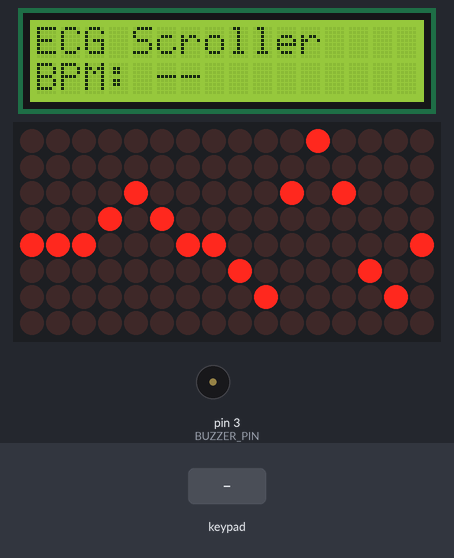
A sketch run on a simulated Arduino Uno, built with avr-gcc and run on an emulated ATmega328P. Shown: 16×2 character LCD, 16×8 LED matrix, buzzer (waves = sounding). The test bench sets the inputs (shaded band).

Above: at 1.22 s.
1.3 s: key '1' pressed
4.3 s: keypad keys 1 2 pressed 0.4 s apart
At 4.37 s:
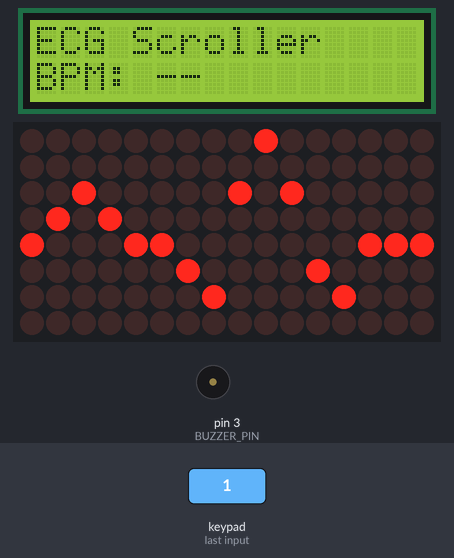
6.6 s: key '2' pressed
At 6.99 s:
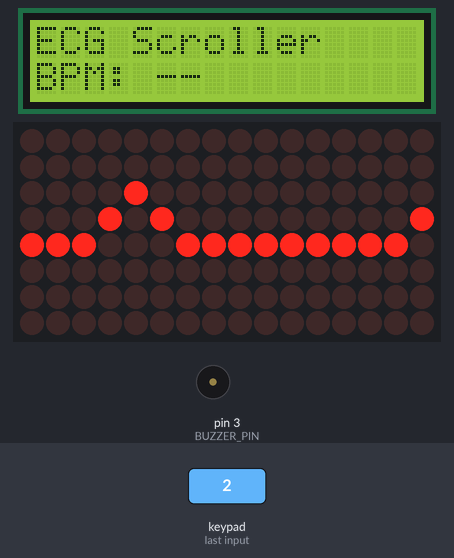
8.4 s: keypad keys 2 5 pressed 0.4 s apart
At 8.8 s:
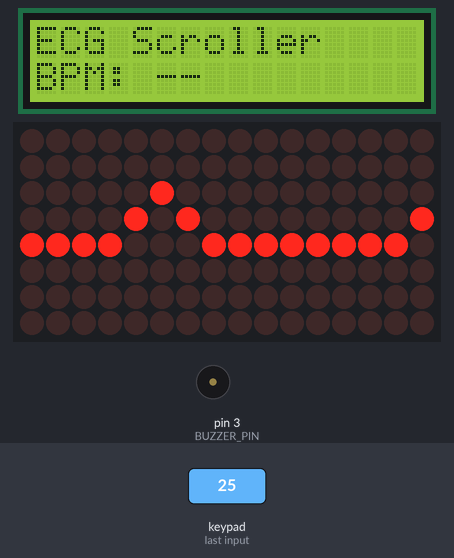
10.7 s: keypad keys 2 5 # pressed 0.4 s apart
At 10.81 s:
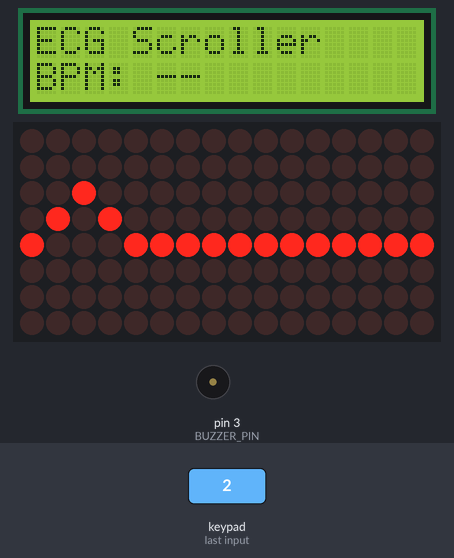
13.4 s: keypad keys 2 5 * pressed 0.4 s apart
At 13.42 s:
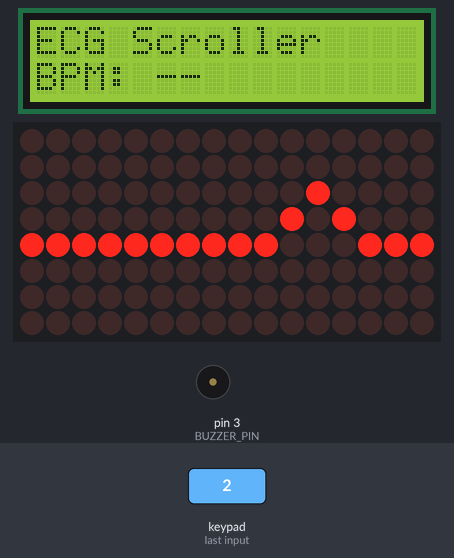
Timing chart, 0 to 17.1 s (numbered marks = the images above; inputs shaded):
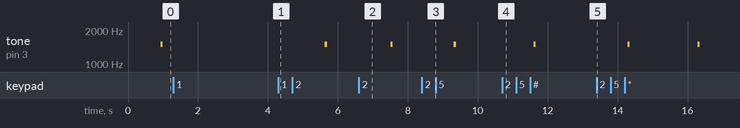

Measured:
- after the input at 1.3 s, tone on pin 3 (BUZZER_PIN): stays silent (without the input it goes to 1500 Hz after 1.7 s)
- after the input at 4.3 s, tone on pin 3 (BUZZER_PIN): silent → 1500 Hz after 1.3 s, → silent 0.06 s later; the display: changes after 0.06 s (image 1)
- after the input at 6.6 s, the display: first differs from a run without the input after 0.38 s (image 2)
- after the input at 8.4 s, the display: first differs from a run without the input after 0.39 s (image 3)
- after the input at 10.7 s, the display: first differs from a run without the input after 0.10 s (image 4)
- after the input at 13.4 s, the display: changes at once (image 5)

The sketch:

ECG_scroller_keypad.ino
```cpp
#include <LedControl.h>
#include <LiquidCrystal.h>
#include <Keypad.h>

// PIN ASSIGNMENTS
#define DIN_PIN     12
#define CLK_PIN     11
#define CS_PIN      10
#define BUZZER_PIN  3

LiquidCrystal lcd(9, 8, 7, 6, 5, 4);

//Keypad 4x3 setup
const byte ROWS = 4;
const byte COLS = 3;
char keys[ROWS][COLS] = {
  {'1','2','3'},
  {'4','5','6'},
  {'7','8','9'},
  {'*','0','#'}
};

byte rowPins[ROWS] = {A0, A1, A2, A3};  // R1–R4
byte colPins[COLS] = {A4, A5, 2};       // C1-C3

Keypad keypad = Keypad(makeKeymap(keys), rowPins, colPins, ROWS, COLS);

//ECG Settings
const uint8_t NUM_DISPLAYS   = 2;
const uint8_t DISPLAY_COLS   = 8 * NUM_DISPLAYS;
const uint8_t DEFAULT_HEIGHT = 4;
const uint8_t BRIGHTNESS     = 8;

LedControl lc(DIN_PIN, CLK_PIN, CS_PIN, NUM_DISPLAYS);

// ECG waveform (0 = R-peak)
const uint8_t ecgPQRST[] = {
  4,4,4,4,4,
  3,2,3,4,
  4,5,6,
  2,0,2,
  5,6,4,
  4,4,4,
  3,2,3,4,4,
  4,4,4,4
};
const uint16_t SIGNAL_LEN = sizeof(ecgPQRST) / sizeof(ecgPQRST[0]);

uint8_t frame[DISPLAY_COLS];
uint16_t ecgIndex = 0;
bool running = true;

unsigned long lastBpmTime = 0;
uint8_t beatCount = 0;
uint16_t bpm = 0;

int speedDelay = 60;  // scroll speed, adjustable

void setup() {
  lcd.begin(16, 2);
  lcd.print("ECG Scroller");
  lcd.setCursor(0, 1);
  lcd.print("BPM: --");

  for (uint8_t i = 0; i < NUM_DISPLAYS; i++) {
    lc.shutdown(i, false);
    lc.setIntensity(i, BRIGHTNESS);
    lc.clearDisplay(i);
  }

  for (uint8_t i = 0; i < DISPLAY_COLS; i++) {
    frame[i] = DEFAULT_HEIGHT;
  }

  pinMode(BUZZER_PIN, OUTPUT);
  digitalWrite(BUZZER_PIN, LOW);
}

void loop() {
  char key = keypad.getKey();
  if (key) {
    if (key == '1') {
      running = !running;  // Pause / Resume
    } else if (key == '2') {
      ecgIndex = 0;
      beatCount = 0;
      bpm = 0;
      lastBpmTime = millis();
      lcd.setCursor(0, 1);
      lcd.print("BPM: --   ");
    } else if (key == '3') {
      speedDelay = constrain(speedDelay - 10, 20, 200);  // faster
    } else if (key == '4') {
      speedDelay = constrain(speedDelay + 10, 20, 200);  // slower
    }
  }

  if (running) {
    updateFrame();
  }

  drawFrame();
  delay(speedDelay);
}

void updateFrame() {
  static bool lastWasR = false;
  for (uint8_t i = 0; i < DISPLAY_COLS - 1; i++) {
    frame[i] = frame[i + 1];
  }
  uint8_t newVal = ecgPQRST[ecgIndex++];
  frame[DISPLAY_COLS - 1] = newVal;
  if (newVal == 0 && !lastWasR) {
    tone(BUZZER_PIN, 1500, 60);
    beatCount++;
    lastWasR = true;
  } else if (newVal != 0) {
    lastWasR = false;
  }
  if (ecgIndex >= SIGNAL_LEN) ecgIndex = 0;
  unsigned long now = millis();
  if (now - lastBpmTime >= 10000) {
    bpm = beatCount * 6;
    beatCount = 0;
    lastBpmTime = now;

    lcd.setCursor(0, 1);
    lcd.print("BPM: ");
    lcd.print(bpm);
    lcd.print("   ");
  }
}

void drawFrame() {
  for (uint8_t d = 0; d < NUM_DISPLAYS; d++) {
    lc.clearDisplay(d);
  }

  for (uint8_t col = 0; col < 8; col++) {
    lc.setLed(0, frame[col], col, true);
    lc.setLed(1, frame[col + 8], col, true);
  }
}
```
